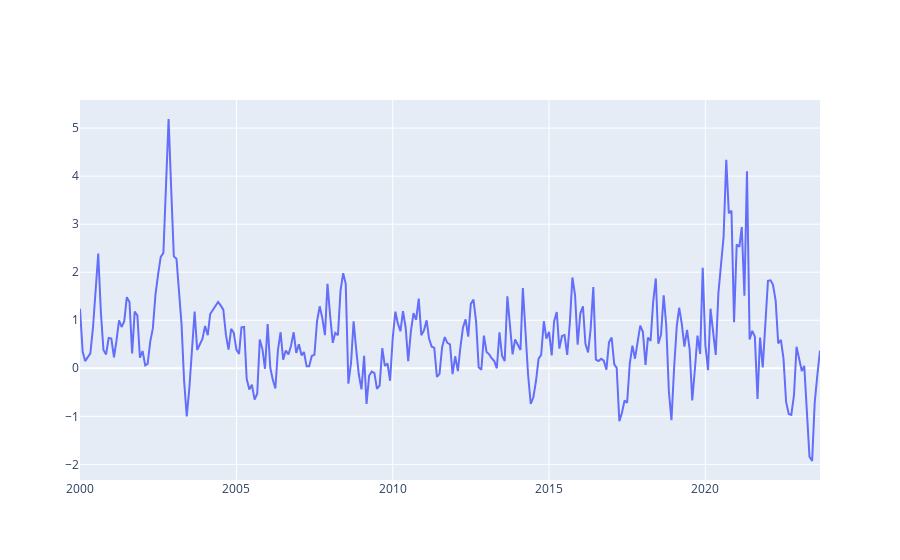

Here is the notebook cell this chart was saved with:
### Code cell
fig = go.Figure()
fig.add_trace(go.Scatter(name = "IGPM", x = igpm.index, y = igpm["igpm"]))
fig.show()

### Figure 1 — Plotly figure (JSON) as saved in the notebook; plotly's stock layout.template omitted (floating-point values rounded to 4 significant figures; data arrays with more than 128 entries replaced by an {"elided": "..."} marker saying what was removed)
{"data": [{"name": "IGPM", "type": "scatter", "x": {"elided": "285 str values"}, "y": {"elided": "285 float values"}}], "layout": {}}
